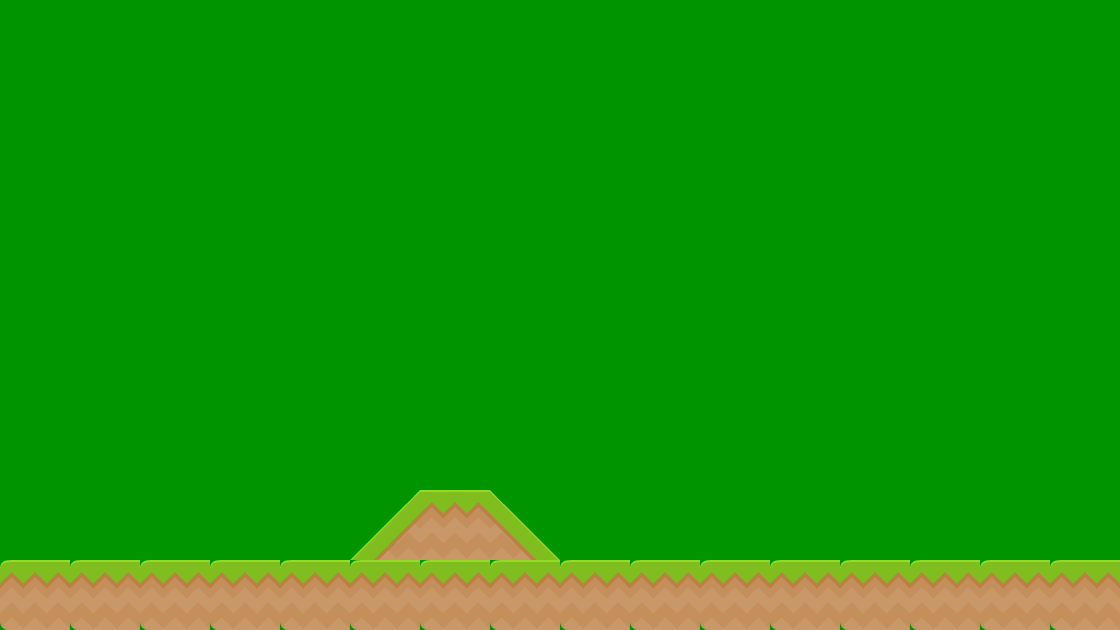

This game map was drawn from its Tiled (.tmx) file and the tilesets committed beside it. A one-line description and the trimmed map source follow:
An orthogonal 16x9 tile map with 70x70 px tiles, 2 tile layers (background1, collision), 2 tilesets and 2 objects (EnemyBase, PlayerBase).

<map version="1.0" orientation="orthogonal" renderorder="right-down" width="16" height="9" tilewidth="70" tileheight="70" backgroundcolor="#009400">
 <tileset firstgid="1" name="background-tiles" tilewidth="70" tileheight="70">
  <image source="../img/background-tiles.png" width="910" height="910" />
 </tileset>
 <tileset firstgid="170" name="meta-tiles" tilewidth="70" tileheight="70">
  <image source="../img/meta-tiles.png" width="350" height="70" />
  <tile id="1">
   <properties>
    <property name="type" value="lslope" />
   </properties>
  </tile>
  <tile id="2">
   <properties>
    <property name="type" value="top" />
   </properties>
  </tile>
  <tile id="3">
   <properties>
    <property name="type" value="rslope" />
   </properties>
  </tile>
  <tile id="4">
   <properties>
    <property name="type" value="solid" />
   </properties>
  </tile>
 </tileset>
 <layer name="background1" width="16" height="9">
  <data>[144 cells, 19 non-empty, 4 distinct tile ids]</data>
 </layer>
 <layer name="collision" width="16" height="9" opacity="0">
  <data>[144 cells, 18 non-empty, 3 distinct tile ids]</data>
 </layer>
 <objectgroup name="BaseEntities" opacity="0">
  <object name="EnemyBase" x="842" y="424" width="70" height="140" />
  <object name="PlayerBase" x="72" y="426" width="72" height="136" />
 </objectgroup>
</map>
